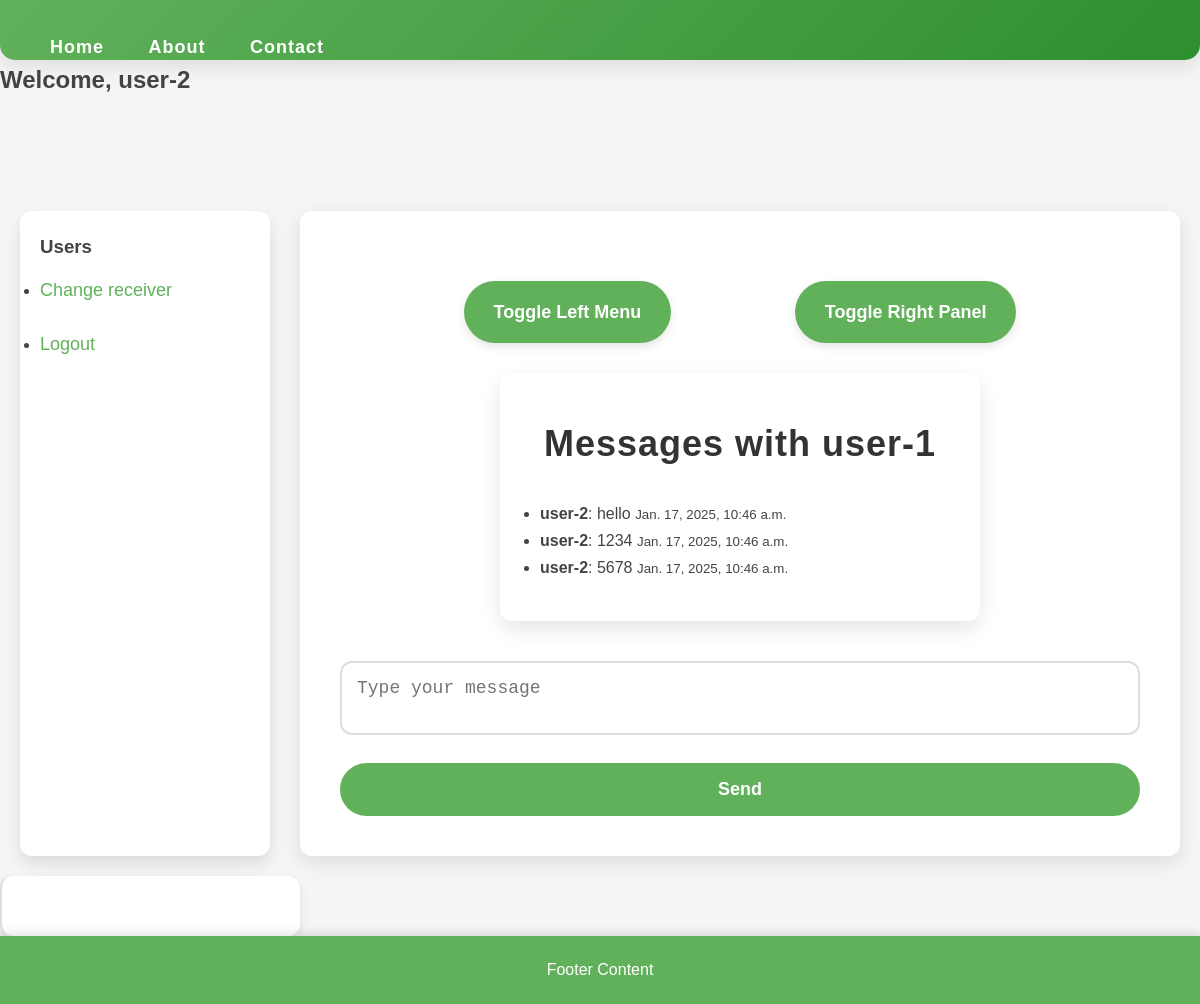
/chat/user-1/ (signed in), run on the app's committed database.
### Chatapp/models.py (models this page shows, shortened)
class ChatMessage(models.Model):
    sender = models.ForeignKey(User, related_name='sent_messages', on_delete=models.CASCADE)
    receiver = models.ForeignKey(User, related_name='received_messages', on_delete=models.CASCADE)
    content = models.TextField()
    timestamp = models.DateTimeField(auto_now_add=True)

### Chatapp/views.py (the view)
# urls.py: path('chat/<str:receiver_id>/', views.chat_with_user, name='chat_with_user'),
@login_required
def chat_with_user(request, receiver_id):
    try:
        receiver = User.objects.get(username=receiver_id)
    except User.DoesNotExist:
        return render(request, 'error.html', {'message': 'User not found'})
    messages = ChatMessage.objects.filter(
        Q(sender=request.user, receiver=receiver) |
        Q(sender=receiver, receiver=request.user)
    ).order_by('timestamp')
    return render(request, 'chat.html', {
        'receiver': receiver,
        'messages': messages,
    })

### templates/chat.html (shortened to what this page needs)
{% load static %}
<!DOCTYPE html>
<html>
<head>
    <link rel="stylesheet" href="{% static 'css/chat.css' %}">
</head>
<body>
    <div class="navbar">
        <a href="#">Home</a>
        <a href="#">About</a>
        <a href="#">Contact</a>
    </div>
    <h2>Welcome, {{ user.username }}</h2>
    <div class="container">
        <div class="left-menu">
            <h3>Users</h3>
            <ul>
                {% for user in users %}
                    <li><a href="{% url 'chat_with_user' receiver_id=user.username %}">{{ user.username }}</a></li>
                {% empty %}
                    <li><div class="change-button"><a href="{% url 'chat' %}">Change receiver</a></div></li>
                <li> <div class="change-button"><a href="{% url 'logout' %}">Logout</a></div></li>
                {% endfor %}
            </ul>
        </div>
        <div class="main-content">
            <div class="collapsible-container">
                <div class="collapsible" onclick="toggleLeftMenu()">Toggle Left Menu</div>
                <div class="collapsible" onclick="toggleRightMenu()">Toggle Right Panel</div>
            </div>
            <div class="content-box">
                {% if receiver %}
                    <h1>Messages with {{ receiver.username }}</h1>
                    <ul id="messages">
                        {% for message in messages %}
                            <li>
                                <b>{{ message.sender.username }}</b>: {{ message.content }}
                                <small>{{ message.timestamp }}</small>
                            </li>
                        {% empty %}
                            <li>No messages yet</li>
                        {% endfor %}
                    </ul>
                </div>
                    <form method="POST" action="{% url 'send_message' receiver_id=receiver.username %}">
                        <textarea name="content" placeholder="Type your message" required></textarea>
                        <button type="submit">Send</button>
                    </form>
                {% else %}
                    <h1>Select a user to start chatting</h1>
                {% endif %}
            </div>
        </div>
        <div class="right-panel">
        </div>
    <div class="footer">
        Footer Content
    </div>
</body>
</html>

### static/css/chat.css (style rules this page uses)
* { margin: 0; padding: 0; box-sizing: border-box; }
body { font-family: 'Poppins', sans-serif; background-color: #f5f5f5; color: #444; line-height: 1.7; font-size: 16px; }
.change-button { color:white; }
.navbar { position: sticky; top: 0; width: 100%; height:60px; background: linear-gradient(135deg, #61b15b, #2d8f2f); color: white; padding: 20px 30px; box-shadow: 0 6px 20px rgba(0, 0, 0, 0.1); z-index: 1000; border-radius: 0 0 15px 15px; }
.navbar a { color: white; text-decoration: none; padding: 12px 20px; display: inline-block; font-weight: 600; font-size: 18px; letter-spacing: 1px; transition: background-color 0.3s ease, transform 0.3s ease; }
.container { display: flex; margin-top: 90px; justify-content: space-between; padding: 20px; }
.left-menu { background-color: #fff; width: 250px; padding: 20px; box-shadow: 0 8px 15px rgba(0, 0, 0, 0.1); border-radius: 12px; transition: all 0.3s ease; }
.left-menu a { color: #61b15b; text-decoration: none; padding: 12px 0; display: block; font-size: 18px; font-weight: 500; transition: color 0.3s ease, padding-left 0.3s ease; }
.main-content { flex-grow: 1; padding: 40px; background-color: #fff; box-shadow: 0 6px 20px rgba(0, 0, 0, 0.1); border-radius: 12px; margin-left: 30px; transition: all 0.3s ease; }
.content-box { background-color: #fff; border-radius: 12px; padding: 40px; margin: 30px auto; width: 60%; max-width: 750px; box-shadow: 0 8px 20px rgba(0, 0, 0, 0.1); transition: all 0.3s ease; }
.content-box h1 { font-weight: 600; font-size: 36px; text-align: center; color: #333; margin-bottom: 25px; letter-spacing: 1px; }
.collapsible-container { display: flex; justify-content: space-evenly; margin-top: 30px; }
.collapsible { cursor: pointer; text-align: center; background-color: #61b15b; color: white; padding: 16px 30px; border-radius: 50px; font-size: 18px; font-weight: 600; transition: background-color 0.3s ease, transform 0.3s ease; border: none; outline: none; box-shadow: 0 4px 10px rgba(0, 0, 0, 0.1); }
.right-panel { width: 300px; background-color: #fff; padding: 20px; height: auto; overflow-y: auto; border-left: 2px solid #ddd; border-radius: 12px; box-shadow: 0 4px 10px rgba(0, 0, 0, 0.1); position: sticky; top: 0; }
.footer { width: 100%; background-color: #61b15b; color: white; text-align: center; padding: 20px 0; box-shadow: 0 -4px 8px rgba(0, 0, 0, 0.1); position: relative; }
.main-content { transition: margin 0.3s ease; }
button[type="submit"] { background-color: #61b15b; color: white; border: none; padding: 16px 30px; font-size: 18px; font-weight: 600; border-radius: 50px; cursor: pointer; transition: background-color 0.3s ease, transform 0.3s ease; margin-top: 20px; display: block; width: 100%; }
textarea { width: 100%; padding: 15px; border: 2px solid #ddd; border-radius: 12px; font-size: 18px; resize: none; transition: border-color 0.3s ease; margin-top: 10px; }

### data on the page
ChatMessage: sender.username "user-2", content "hello", timestamp "Jan. 17, 2025, 10:46 a.m."
ChatMessage: sender.username "user-2", content "1234", timestamp "Jan. 17, 2025, 10:46 a.m."
ChatMessage: sender.username "user-2", content "5678", timestamp "Jan. 17, 2025, 10:46 a.m."

### other printed values
{{ user.username }} "user-2"
{{ receiver.username }} "user-1"
